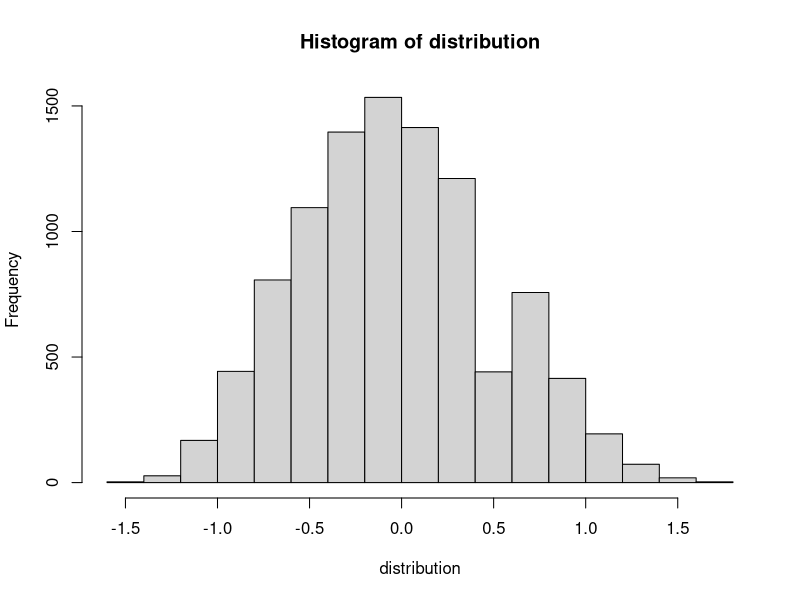
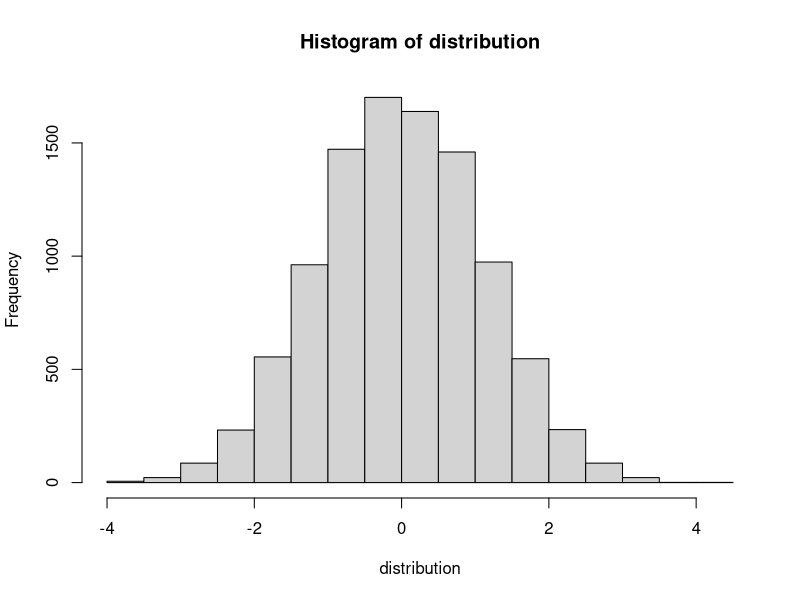
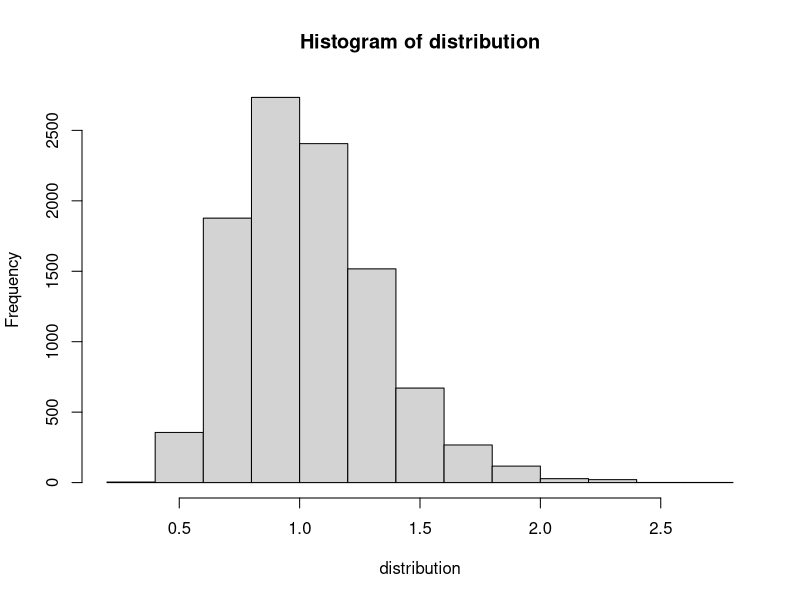
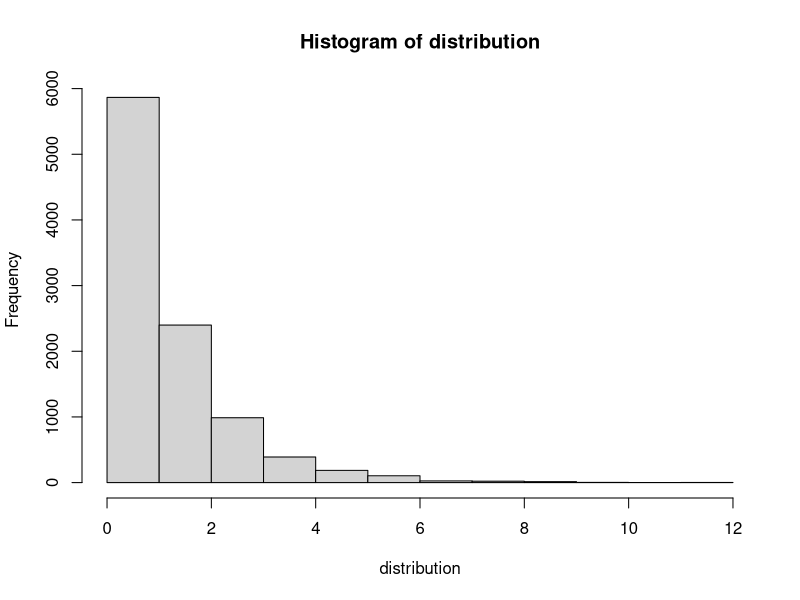

R code for these plots, in order:
## ---- chunk 1
urban <- c(1,0,1,1,0,0,1,1,1,8,1,1,1,0,1,1,2)
rural <- c(3,2,1,1,2,1,3,2,2,2,2,5,1,4,1,1,1,1,6,2,2,2,1,1)

get_ranks <- function(a, b){
  m <- length(a)
  n <- length(b)
  combined_ranks <- rank(c(a, b), ties.method="average")
  a_ranks <- combined_ranks[1:m]
  b_ranks <- combined_ranks[(m+1):(m+n)]
  return(list(a_ranks, b_ranks))
}

R <- get_ranks(urban, rural)
R1 <- sapply(R[1], sum)
R2 <- sapply(R[2], sum)

cat("R1:", R1, "\nR2:", R2)
## ---- chunk 2
est_var <- function(x) {
  return(sum((x - mean(x))^2)/(length(x)-1))
}

pool_var <- function(a, b) {
  numerator <- (length(a)-1)*est_var(a) + (length(b)-1)*est_var(b)
  denominator <- length(a) + length(b)-2
  return(numerator/denominator)
}

student_t_test <- function(a, b) {
  pooled_var_est <- pool_var(a,b)
  t = (mean(a) - mean(b)) / sqrt(pooled_var_est*(1/length(a) + 1/length(b)))
  return(t)
}

cat(student_t_test(urban, rural), "not less than", qt(p=.05, df=39), "\n")

#equivalent to
t.test(urban, rural, var.equal=TRUE, "less")
## ---- chunk 3

mean.diff <- function(x, y){
  return(mean(x)-mean(y))
}

# we will reuse this for two-group data
permute.apply <- function(x, y, n_permutations, func, lower=TRUE){
  m <- length(x) 
  combined <- c(x,y)
  N <- length(combined)
  
  distribution <- c()
  for(i in 1:n_permutations){
    sampled=sample(combined)
    distribution[i] <- func(sampled[1:m], sampled[(m+1):N])
  }
  
  observed <- func(x,y)
  result = quantile(distribution, c(.05,.95))
  hist(distribution)
  
  if(lower==TRUE){
  p_value = sum(distribution < observed)/n_permutations
  } else {
  p_value = sum(distribution > observed)/n_permutations
  }
  
  return(list(observed, result, p_value))
}

permute.apply(urban, rural, 10000, mean.diff)
## ---- chunk 4
wilcox_approx <- function(a, b){
  m <- length(a)
  n <- length(b)
  combined_ranks <- rank(c(a, b), ties.method="average")
  T_1 <- sum(combined_ranks[1:m])
  N <- m+n
  mu <- sum(combined_ranks)/N
  t_expect <- m*mu
  variance <- (sum(combined_ranks^2) / N) - mu^2
  t_var <- m*n*variance / (N - 1)
  z <- (T_1 - t_expect) / sqrt(t_var)
  return(z)
}


wilcox_approx(urban, rural)
## ---- chunk 5
C1 <- c(1.0,5.3,1.2,3.9,8.3,6.3,2.2,9.8,2.8,2.6)
C2 <- c(5.1,6.0,8.0,8.2,7.3,4.4,7.4,7.5,6.4,4.5,8.9)

permute.apply(C1, C2, 10000, mean.diff)
t.test(C1, C2, var.equal = TRUE)
## ---- chunk 6
# F-test for Equality of Variance
f_variance <- function(x, y){
  F_stat <- var(x)/var(y)
  
  F_crit <- qf(p=.05, df1=length(x-1), df2=length(y-1), lower.tail=FALSE)
  return(cat("F-test:", F_stat, "is above", F_crit, "\n"))
}
f_variance(C1,C2)

# Siegel-Tukey
labels <- c(rep("A", length(C1)), rep("B", length(C2)))

# do not sort, just get indices
sorting_indices <- sort(c(C1, C2), index.return=TRUE)$ix 

# hard code this
st_ranks <- c(1,21,20,2,3,19,18,4,5,17,16,6,7,15,14,8,9,13,12,10,11)

# indexing is quite tricky here...
w <- sum((1:21)[labels[sorting_indices[st_ranks]]=="A"])
cat("Siegel:", w, "is not below the critical value of 81.")
## ---- chunk 7
# Higgins
mad <- function(x){
  return(sum(abs(x-median(x)))/length(x))
}

rmd <- function(x,y){
  return(mad(x)/mad(y))
}

higgins <- permute.apply(C1, C2, 10000, rmd, lower=FALSE)
cat("Higgins:", "observed:", higgins[[1]], "critical:", higgins[[2]][2], "p-value:", higgins[[3]])
## ---- chunk 8
G1 <- c(2.9736, 0.9448, 1.6394, 0.0389, 1.2958)
G2 <- c(0.7681, 0.8027, 0.2156, 0.0740, 1.5076)
G3 <- c(4.8249, 2.2516, 1.5609, 2.0452, 1.0959)

df <- data.frame(
  group=factor(c(
    rep("1", times=length(G1)),
    rep("2", times=length(G2)),
    rep("3", times=length(G3))
  )),
  value=c(G1, G2, G3))

# this is a better approach, but I don't want to refactor previous code
permute.apply.df <- function(df, n_permutations, fun, lower=TRUE){
  
  distribution <- c()
  
  df$sampled <- df$value
  observed <- fun(df)
  
  for(i in 1:n_permutations){
    df$sampled <- sample(df$value)
    distribution[i] <- fun(df)
  }
  
  result = quantile(distribution, c(.05,.95))
  hist(distribution)
  
  if(lower==TRUE){
  p_value = sum(distribution < observed)/n_permutations
  } else {
  p_value = sum(distribution > observed)/n_permutations
  }
  
  return(list(result, observed, p_value))
}

get_f <- function(df){
  return(oneway.test(sampled ~ group, data=df, var.equal=TRUE)$statistic)
}

permute.apply.df(df, 10000, get_f, lower = FALSE)

oneway.test(value ~ group, df, var.equal = TRUE)

## ---- chunk 9
kruskal.test(list(G1, G2, G3))
